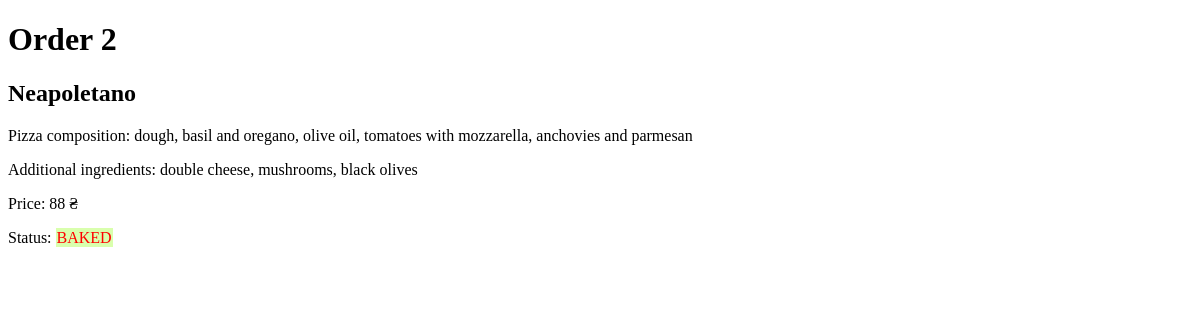
Page /order/2 on the committed database.
### tables this page shows
CREATE TABLE zakaz_table(
            id INTEGER PRIMARY KEY AUTOINCREMENT,
            pizza_name_zakaz TEXT NOT NULL,
            pizza_description TEXT NOT NULL,
            ingr_name_zakaz TEXT NOT NULL,
            price_zakaz TEXT NOT NULL,
            status_zakaz TEXT NOT NULL DEFAULT "BAKED"
            );

### app.py (the view)
@app.route("/order/<int:order_id>", methods=("GET", "POST"))
def order(order_id):
    zakaz = select_order_by_id(g.con, order_id)
    return render_template("order.html", zakaz=zakaz)

### app.py (called while the page is built)
@app.before_request
def before_request():
    g.con = create_connection()

@app.teardown_request
def teardown_request(exception):
    close_connection(g.con)

### models.py (called while the page is built)
def create_connection():
    connection = sqlite3.connect("resurses/pizza_db.db")
    return connection

def close_connection(connection):
    connection.close()

def select_order_by_id(connection, order_id):
    cursor = connection.cursor()
    cursor.execute(
        """
        SELECT * from zakaz_table
        WHERE id=?
        """,
        (order_id, )
    )
    resulte = cursor.fetchone()
    _id = resulte[0]
    name = resulte[1]
    pizza_description = resulte[2]
    description = resulte[3]
    price = resulte[4]
    status = resulte[5]
    return {
        "order_id": _id,
        "name": name,
        "pizza_description": pizza_description,
        "description": description,
        "price": price,
        "status": status
    }

### templates/order.html (shortened to what this page needs)
<!DOCTYPE html>
<html lang="en">
<head>
</head>
<body>
    <h1>Order {{zakaz.order_id}}</h1>
    <h2>{{zakaz.name}}</h2>
    <p>Pizza composition: {{zakaz.pizza_description}} </p>
    <p>Additional ingredients: {{zakaz.description}} </p>
    <p>Price: {{zakaz.price}} ₴</p>
        {% if zakaz.status == "BAKED" %}
        <p><a>Status: <span class="colortext"> {{zakaz.status}} </span> </a></p>
        {% else %}
        <p><a>Status: <span class="colortext1"> {{zakaz.status}} </span> </a></p>
        {% endif %}
</body>
</html>

### templates/order.html (style rules this page uses)
.colortext { background: #D9FFAD; color: red; padding: 1px; display: inline; }

### rows in the picture
zakaz_table: name "Neapoletano", pizza_description "dough, basil and oregano, olive oil, tomatoes with mozzarella, anchovies and parmesan", description "double cheese, mushrooms, black olives", price "88", status "BAKED"

### other values in the picture
{{ zakaz.order_id }} "2"
